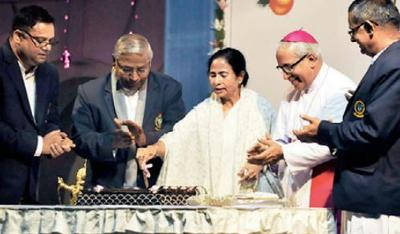
%> input picture 6th_sem/MATLAB/20th-Feb-2018/image3.jpg, 400 x 234 px
$ octave gray.m   (GNU Octave 9; MATLAB toolbox functions it lacks are replaced by stand-ins)
%> lines starting %> are read from the running program, lines starting %| are printed output that depends on the picture
%image_proc_8.m : Write a program to convert any RGB to gray scale image
%Fix gray scale image on RHS of RGB image

clc;
clear all;
close all;
file1=input('\nEnter Input Image File Name = ','s');
%> the answer given: ../../../../../MATLAB/20th-Feb-2018/image3.jpg
file2=input('Enter Output Image File Name = ','s');
%> the answer given: out.png
x=imread(file1);
%> x is the input picture: size 234x400x3 uint8; mean R, G, B 131.7, 124.1, 122.7
[r,c,d]=size(x);
%> r = 234; c = 400; d = 3
g(1:r,1:c,1)=.2989*x(1:r,1:c,1)+.587*x(1:r,1:c,2)+.114*x(1:r,1:c,3);
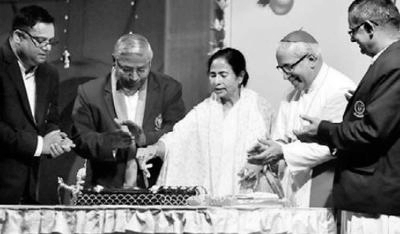
%> g: size 234x400 uint8; min 0, max 255, mean 126.2
y=x; %copying RGB to y
y(1:r,c+1:2*c,1)=g(1:r,1:c,1);
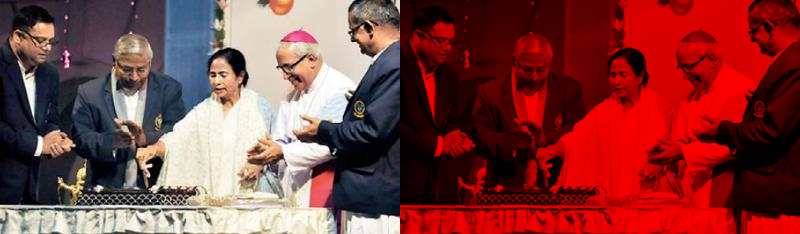
%> y: size 234x800x3 uint8; mean R, G, B 128.9, 62, 61.4
y(1:r,c+1:2*c,2)=g(1:r,1:c,1);
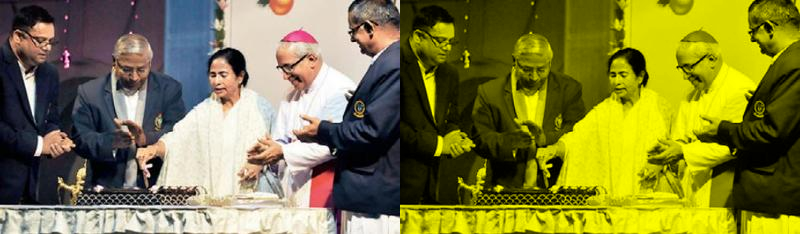
%> y: size 234x800x3 uint8; mean R, G, B 128.9, 125.1, 61.4
y(1:r,c+1:2*c,3)=g(1:r,1:c,1);
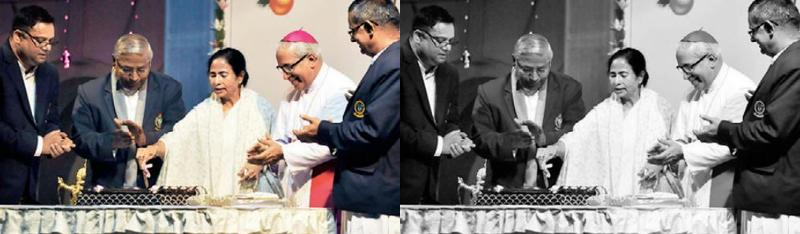
%> y: size 234x800x3 uint8; mean R, G, B 128.9, 125.1, 124.5
imwrite(y,file2);
imshow(y);
%end
